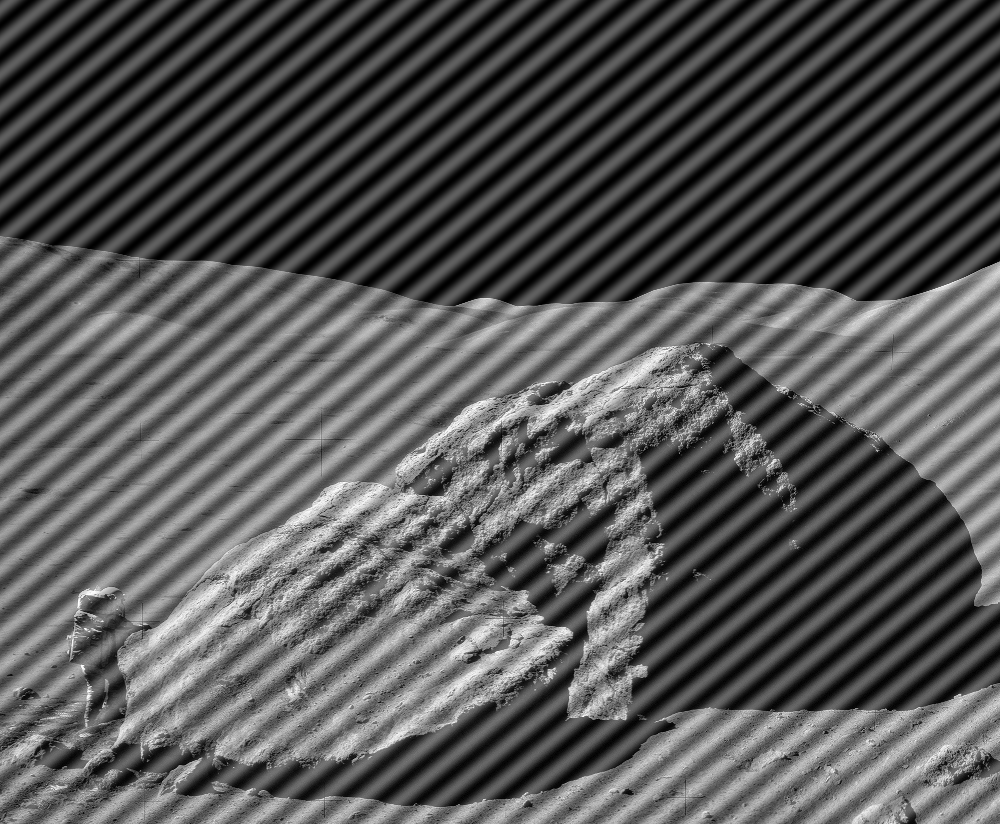
%> input picture computing2/astronaut-interference.tif, 1000 x 824 px
$ octave q3.m   (GNU Octave 9; MATLAB toolbox functions it lacks are replaced by stand-ins)
%> lines starting %> are read from the running program, lines starting %| are printed output that depends on the picture; in (x1, y1, x2, y2) boxes, pixels count from 0 and x2, y2 are one past the last pixel; in counts of white or black regions, pixels touching at a corner belong together; the program's own positions count from 1
% Step 1: Load the Image
gray_image = imread('astronaut-interference.tif');
%> gray_image is the input picture: size 824x1000 uint8; min 0, max 255, mean 86.7

% Step 2: Visualize the Original Image
figure;
imshow(gray_image);
title('Original Image');

% Step 4: Apply a Fourier Transform
f_transform = fft2(double(gray_image));
f_transform_shifted = fftshift(f_transform);

% Compute the magnitude spectrum
magnitude_spectrum = log(abs(f_transform_shifted) + 1);
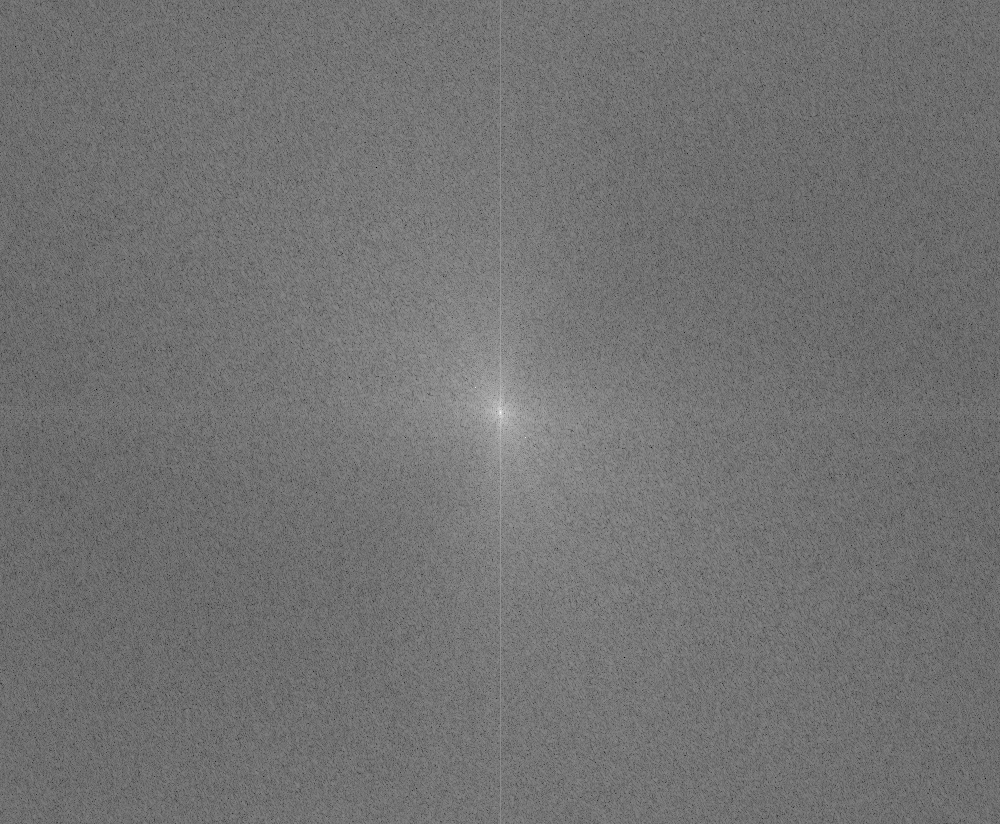
%> magnitude_spectrum: size 824x1000 double; min 1.49, max 18.08, mean 8.94; drawn with min black and max white

% Display the magnitude spectrum
figure;
imshow(magnitude_spectrum, []);
title('Magnitude Spectrum');

% Step 5: Filter the Interference Patterns
% Define the dimensions of the image and filter
[rows, cols] = size(gray_image);
%> rows = 824; cols = 1000
crow = rows / 2;
%> crow = 412
ccol = cols / 2;
%> ccol = 500
D = 30;  % Adjust this parameter to control the filter's strength

% Create a mask to filter out interference frequencies
mask = zeros(rows, cols);
mask(crow - D:crow + D, ccol - D:ccol + D) = 1;
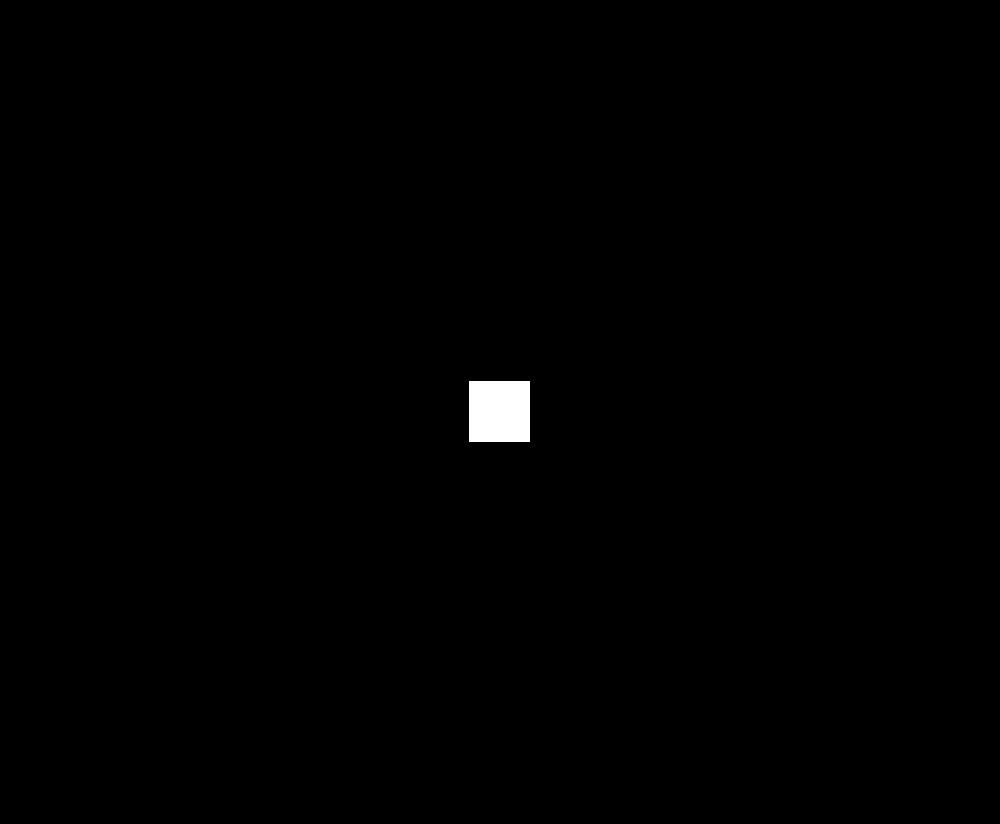
%> mask: size 824x1000 double; values 0 (black) and 1 (white), 0.45% white; 1 white region, box (x1, y1, x2, y2) and area: (469, 381, 530, 442) 3721

% Apply the mask to the Fourier Transform
f_transform_filtered = f_transform_shifted .* mask;

% Inverse Fourier Transform to get the filtered image
filtered_image = ifft2(ifftshift(f_transform_filtered));
filtered_image = real(filtered_image);
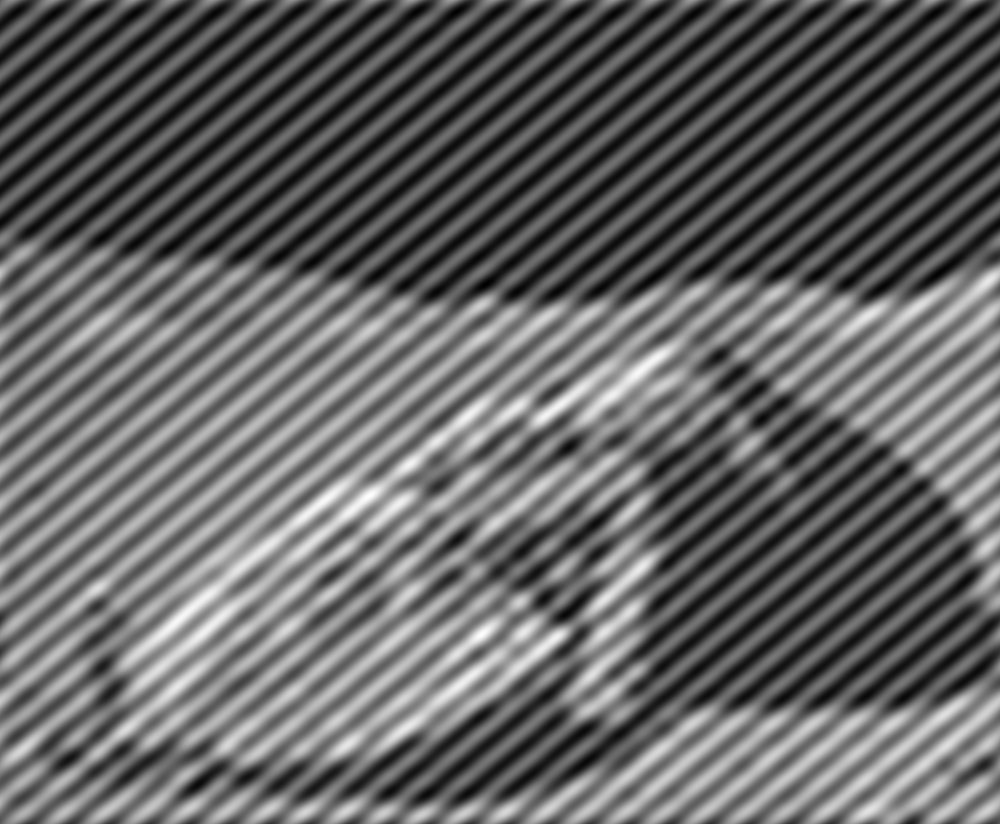
%> filtered_image: size 824x1000 double; min -13.31, max 237.8, mean 86.7; drawn with min black and max white

% Normalize the filtered image to 0-255 range
filtered_image = uint8(255 * mat2gray(filtered_image));
%> filtered_image: size 824x1000 uint8

% Display the filtered image
figure;
imshow(filtered_image);
title('Filtered Image');

% Step 6: Post-processing (Optional)
% You can perform additional post-processing here if needed.

% Step 7: Save the Result
imwrite(filtered_image, 'filtered_image.jpg');
